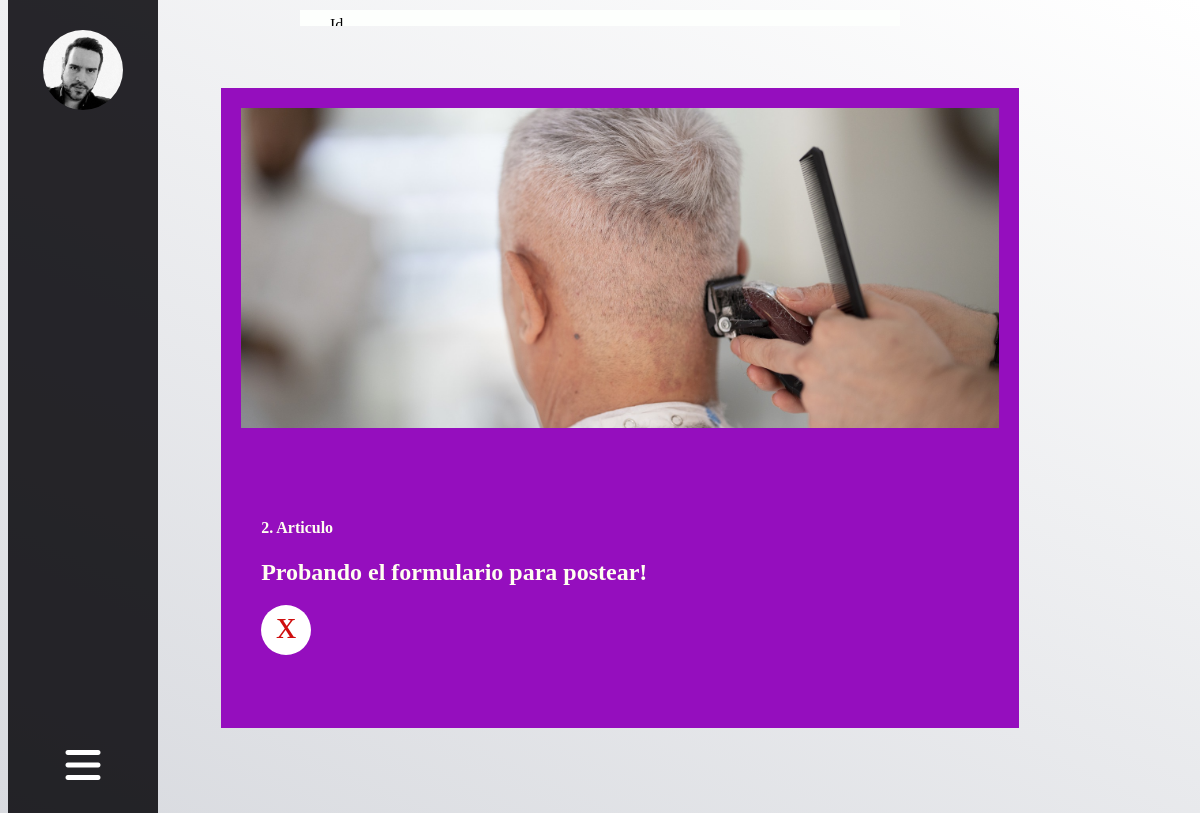
Screenshot of /detalle/2 (signed in) with the database file from the repository.
### miapp/models.py (models this page shows, shortened)
class Profile(models.Model):
    user = models.OneToOneField(User, on_delete=models.CASCADE,verbose_name='usuario')
    img = models.ImageField(default='LOGO.png', verbose_name='foto')
    position = models.CharField(max_length=20,verbose_name='Cargo',default='Ceo')

class Article(models.Model):
    titulo = models.CharField(max_length=150, verbose_name ='Titulo')
    contenido  = models.TextField()
    imagen = models.ImageField(default='null', verbose_name='Pic',upload_to = 'articulos/')
    user = models.ForeignKey(User,editable=False, verbose_name='Usuario', on_delete=models.CASCADE,related_name='publicacaciones')
    createdo_el = models.DateTimeField(auto_now_add=True, verbose_name='Creado el:')
    atualizado_el = models.DateTimeField(auto_now=True, verbose_name='Actualizado el :')
    class Meta:
            verbose_name='Articulo'
            verbose_name_plural='Articulos'
            ordering= ['-createdo_el']

### miapp/views.py (the view)
# urls.py: path('detalle/<int:id>', views.detalle, name = "detalle" ),
@login_required(login_url='index')
def detalle(request,id):
    articulo = Article.objects.get(pk=id)
    return render(request, 'detalle.htm',{
        'articulo':articulo,
    })

### miapp/templates/detalle.htm (shortened to what this page needs)
{% extends 'plantilla.htm' %}
{% block head%}
<img src="{{user.profile.img.url}}" alt="" class="user_pic">
<p class="show" id="display"><i class="fas fa-bars"></i></p>
{% endblock %}
{% block content %}
<form action="{% url 'actualizar' %}" method="POST" class="form_update">
    <label for="id">Id</label>
    <input type="number" name="id" placeholder="{{articulo.id}}" required value="{{articulo.id}}">
    <label for="titulo">Titulo</label>
    <label for="contenido">contenido</label>
 <button type="submit" class="btn_enviar">Acualizar</button>
</form>
<div class="tarjeta">
    <div class="capa">
    {% if articulo.imagen %}
<img src="{{articulo.imagen.url}}" alt="">
{% endif%}
</div>
<div class="capa">
    <div class="textos">
        <h4>  {{articulo.titulo}}</h4>
    <h2> {{articulo.contenido}}</h2>
    <a href="{% url 'articulos' %}" class="x">x</a>
    </div>
</div>
</div>
{% endblock %}

### miapp/static/csss/estilos.css (style rules this page uses)
*::after,::before { box-sizing: border-box; margin: 0; padding: 0; }
body { background:linear-gradient(25deg,rgb(216, 218, 223), white) }
ul, li, a { list-style: none; text-decoration: none; }
img { width: 100%; object-fit: cover; }
.content img { width: 100px; height: 100px; }
.textos { height: 350px; width: 45%; text-align: center; padding: 30px 20px; }
form { margin: auto; height: 400px; display: flex; flex-direction: column; align-items: center; justify-content: center; width: 50%; box-shadow: 0 0 20px rgba(128, 128, 128, 0.719); border-radius: 10px; position: relative; }
form input { width: 60%; height: 30px; margin-bottom: 20px; outline: none; border: none; border-bottom: 1px solid black; transition: .5s ; font-size: 20px; color: rgb(51, 18, 18); background: transparent; }
form label { margin-bottom: 15px; font-family: 17px; font-family: Georgia, 'Times New Roman', Times, serif; width: 90%; }
.btn_enviar { background-color: rgb(133, 23, 143); color: azure; margin-top: 15px; border-radius: 10px; height: 45px; width: 40%; font-size: 18px; font-family: Georgia, 'Times New Roman', Times, serif; }
.indicador h3, p { color: rgb(231, 225, 225); font-family:-apple-system, BlinkMacSystemFont, 'Segoe UI', Roboto, Oxygen, Ubuntu, Cantarell, 'Open Sans', 'Helvetica Neue', sans-serif; }
.user_pic { width: 80px; height:80px; border-radius: 50%; }
.content .form_update { position: fixed; top: -10px; left: 25%; background: rgb(253, 255, 253); z-index: 1; clip-path: inset(5% 0 91% 0); transition: 1s clip-path ease-in-out; }
.show { color: white; font-size: 40px; cursor: pointer; }
.tarjeta { width: 80%; height: 80vh; margin: auto; position: relative; display: flex; flex-direction: column; border-radius: 15px; }
.tarjeta img { width: 100%; object-fit: cover; height: 100%; }
.tarjeta .capa { width: 100%; height: 50%; background: rgba(149, 14, 190); transition: .7s all ease; padding: 20px 20px; }
.capa .textos { color: ivory; width: 100%; height: 100%; text-align: left; }
.textos>a { color: rgb(207, 14, 14); text-decoration: none; font-size: 40px; display: block; width: 50px; height: 50px; background: white; text-align: center; line-height: 40px; border-radius: 50%; }

### rows the page displays
Article: id "2", imagen (picture), titulo "2. Articulo", contenido "Probando el formulario para postear!"
